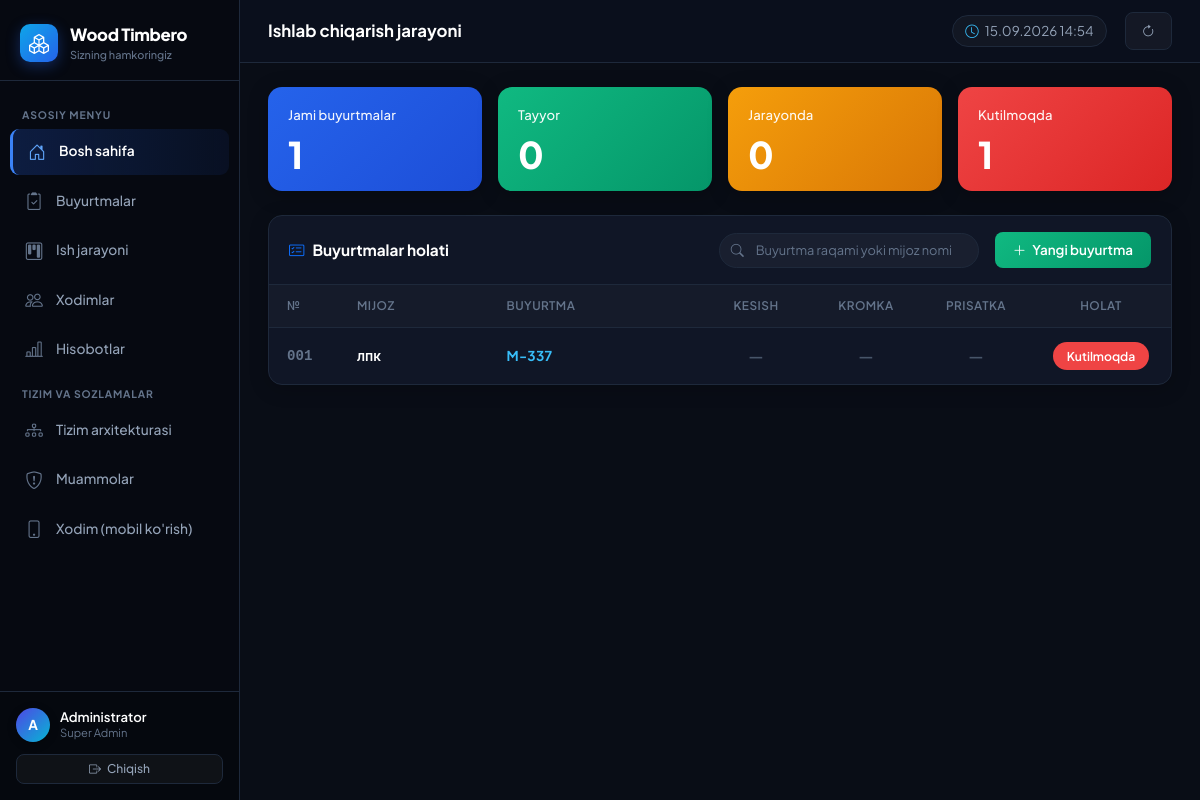
The app's page / (signed in) with its own data.
### production/models.py (models this page shows, shortened)
class Employee(models.Model):
    ROLE_CHOICES = [
        ('ADMIN', 'Super Admin'),
        ('MANAGER', 'Rahbar'),
        ('DISPATCHER', 'Dispetcher / Operator'),
        ('WORKER', 'Ishchi'),
        ('INSPECTOR', 'Nazoratchi'),
    ]
    user = models.OneToOneField(User, on_delete=models.CASCADE, related_name='employee')
    full_name = models.CharField(max_length=255, verbose_name="F.I.Sh.")
    phone = models.CharField(max_length=50, verbose_name="Telefon")
    role = models.CharField(max_length=20, choices=ROLE_CHOICES, verbose_name="Lavozim")
    stage = models.ForeignKey(Stage, on_delete=models.SET_NULL, null=True, blank=True, verbose_name="Biriktirilgan bosqich")
    is_active = models.BooleanField(default=True, verbose_name="Aktiv")

class Order(models.Model):
    PRIORITY_CHOICES = [
        ('NORMAL', '🟢 Oddiy'),
        ('MEDIUM', '🟡 O‘rtacha'),
        ('HIGH', '🔴 Yuqori'),
        ('URGENT', '⚫ Shoshilinch'),
    ]
    order_number = models.CharField(max_length=50, unique=True, verbose_name="Buyurtma №")
    client_name = models.CharField(max_length=255, verbose_name="Mijoz F.I.Sh.")
    client_phone = models.CharField(max_length=50, verbose_name="Telefon raqami")
    product_type = models.CharField(max_length=100, verbose_name="Mahsulot turi")
    product_name = models.CharField(max_length=255, verbose_name="Mahsulot nomi")
    dimensions = models.CharField(max_length=100, blank=True, null=True, verbose_name="O‘lchamlari")
    material = models.CharField(max_length=100, blank=True, null=True, verbose_name="Material")
    color = models.CharField(max_length=100, blank=True, null=True, verbose_name="Material rangi")
    hardware = models.CharField(max_length=255, blank=True, null=True, verbose_name="Furnitura")
    quantity = models.PositiveIntegerField(default=1, verbose_name="Soni")
    manager = models.ForeignKey(Employee, on_delete=models.SET_NULL, null=True, related_name='managed_orders', verbose_name="Mas'ul menejer")
    notes = models.TextField(blank=True, null=True, verbose_name="Izoh")
    deadline = models.DateTimeField(verbose_name="Muddat")
    priority = models.CharField(max_length=20, choices=PRIORITY_CHOICES, default='NORMAL', verbose_name="Ustuvorlik")
    created_at = models.DateTimeField(auto_now_add=True, verbose_name="Yaratilgan sana")
    current_stage = models.ForeignKey(Stage, on_delete=models.SET_NULL, null=True, blank=True, related_name='current_orders', verbose_name="Joriy bosqich")
    is_completed = models.BooleanField(default=False, verbose_name="Tayyor")

### production/views.py (the view, shortened to what this page needs)
# urls.py: path('', views.dashboard, name='dashboard'),
@login_required
def dashboard(request):
    employee = get_employee(request.user)
    if employee and employee.role == 'WORKER':
        return redirect('worker_panel')
    now = timezone.now()
    all_orders = Order.objects.select_related('current_stage', 'manager').prefetch_related('stage_history', 'stage_history__stage').all()
    completed = all_orders.filter(is_completed=True)
    active = all_orders.filter(is_completed=False)
    delayed = active.filter(deadline__lt=now)
    in_prog_orders = active.filter(stage_history__status='IN_PROGRESS').distinct()
    in_prog_count = in_prog_orders.count()
    if in_prog_count == 0 and active.count() > 0:
        in_prog_count = max(0, active.count() - 4)
    waiting_count = active.count() - in_prog_count
    if waiting_count < 0:
        waiting_count = 0
    stats = {
        'total': all_orders.count(),
        'completed': completed.count(),
        'in_progress': in_prog_count,
        'waiting': waiting_count,
        'delayed': delayed.count(),
    }
    q = request.GET.get('q', '').strip()
    orders_qs = all_orders
    orders_qs = orders_qs.order_by('id')
    table_rows = []
    for idx, ord_item in enumerate(orders_qs, 1):
        histories = list(ord_item.stage_history.all())
        def stage_is_done(s_name):
            if ord_item.is_completed:
                return True
            for h in histories:
                if s_name.lower() in h.stage.name.lower() and h.status == 'COMPLETED':
                    return True
            return False
        def stage_is_active(s_name):
            if ord_item.is_completed:
                return False
            for h in histories:
                if s_name.lower() in h.stage.name.lower() and h.status == 'IN_PROGRESS':
                    return True
            if ord_item.current_stage and s_name.lower() in ord_item.current_stage.name.lower():
                return True
            return False
        kesish_done = stage_is_done("Kesish") or stage_is_done("Raspil")
        kromka_done = stage_is_done("Kromka")
        prisatka_done = stage_is_done("Prisatka")
        kesish_active = stage_is_active("Kesish") or stage_is_active("Raspil")
        kromka_active = stage_is_active("Kromka")
        prisatka_active = stage_is_active("Prisatka")
        if ord_item.is_completed:
            badge_text = "Tayyor"
            badge_class = "badge-pill-green"
        elif kromka_active:
            badge_text = "Kromka"
            badge_class = "badge-pill-blue"
        elif prisatka_active:
            badge_text = "Prisatka"
            badge_class = "badge-pill-purple"
        else:
            badge_text = "Kutilmoqda"
            badge_class = "badge-pill-coral"
        table_rows.append({
            'order': ord_item,
            'num_str': f"{idx:03d}",
            'code_str': f"M-{ord_item.order_number}",
            'kesish_done': kesish_done,
            'kesish_active': kesish_active and not kesish_done,
            'kromka_done': kromka_done,
            'kromka_active': kromka_active and not kromka_done,
            'prisatka_done': prisatka_done,
            'prisatka_active': prisatka_active and not prisatka_done,
            'badge_text': badge_text,
            'badge_class': badge_class,
        })
    return render(request, 'production/dashboard.html', {
        **base_context(request),
        'stats': stats,
        'table_rows': table_rows,
        'search_query': q,
        'now': now,
    })

### production/templates/production/dashboard.html (shortened to what this page needs)
{% extends "production/base.html" %}
{% block page_title %}Ishlab chiqarish jarayoni{% endblock %}
{% block content %}
<div class="kpi-grid">
    <div class="kpi-card kpi-blue">
        <div class="kpi-card-label">Jami buyurtmalar</div>
        <div class="kpi-card-value">{{ stats.total }}</div>
    </div>
    <div class="kpi-card kpi-green">
        <div class="kpi-card-label">Tayyor</div>
        <div class="kpi-card-value">{{ stats.completed }}</div>
    </div>
    <div class="kpi-card kpi-amber">
        <div class="kpi-card-label">Jarayonda</div>
        <div class="kpi-card-value">{{ stats.in_progress }}</div>
    </div>
    <div class="kpi-card kpi-coral">
        <div class="kpi-card-label">Kutilmoqda</div>
        <div class="kpi-card-value">{{ stats.waiting }}</div>
    </div>
</div>
<div class="wood-panel">
    <div class="wood-panel-header">
        <h2 class="wood-panel-title">
            <i class="bi bi-card-checklist text-primary"></i>
            Buyurtmalar holati
        </h2>
        <div class="d-flex align-items-center gap-3">
            <form method="get" action="{% url 'dashboard' %}" class="search-box-wrap" id="searchForm">
                <i class="bi bi-search search-box-icon"></i>
                <input type="text"
                       name="q"
                       class="search-box-input"
                       placeholder="Buyurtma raqami yoki mijoz nomi"
                       value="{{ search_query }}"
                       id="clientSearchInput">
            </form>
            <a href="{% url 'order_create' %}" class="btn-wood-success btn-sm">
                <i class="bi bi-plus-lg"></i>
                <span>Yangi buyurtma</span>
            </a>
        </div>
    </div>
    <div class="table-responsive">
        <table class="table-wood" id="ordersTable">
            <thead>
                <tr>
                    <th style="width: 70px;">№</th>
                    <th>Mijoz</th>
                    <th>Buyurtma</th>
                    <th class="text-center" style="width: 110px;">Kesish</th>
                    <th class="text-center" style="width: 110px;">Kromka</th>
                    <th class="text-center" style="width: 110px;">Prisatka</th>
                    <th class="text-center" style="width: 140px;">Holat</th>
                </tr>
            </thead>
            <tbody>
                {% for row in table_rows %}
                <tr onclick="window.location.href='{% url 'order_detail' row.order.id %}'" title="Buyurtma tafsilotini ko'rish uchun bosing">
                    <td style="color: var(--text-muted); font-weight: 600; font-family: monospace; font-size: 0.88rem;">
                        {{ row.num_str }}
                    </td>
                    <td style="font-weight: 600; color: #ffffff;">
                        {{ row.order.client_name }}
                    </td>
                    <td>
                        <span style="font-weight: 700; color: #38bdf8; letter-spacing: 0.02em;">{{ row.code_str }}</span>
                    </td>
                    <td class="text-center">
                        {% if row.kesish_done %}
                            <span class="check-done"><i class="bi bi-check-lg"></i></span>
                        {% elif row.kesish_active %}
                            <span class="check-active">Jarayonda</span>
                        {% else %}
                            <span class="check-dash">—</span>
                        {% endif %}
                    </td>
                    <td class="text-center">
                        {% if row.kromka_done %}
                            <span class="check-done"><i class="bi bi-check-lg"></i></span>
                        {% elif row.kromka_active %}
                            <span class="check-active">Jarayonda</span>
                        {% else %}
                            <span class="check-dash">—</span>
                        {% endif %}
                    </td>
                    <td class="text-center">
                        {% if row.prisatka_done %}
                            <span class="check-done"><i class="bi bi-check-lg"></i></span>
                        {% elif row.prisatka_active %}
                            <span class="check-active">Jarayonda</span>
                        {% else %}
                            <span class="check-dash">—</span>
                        {% endif %}
                    </td>
                    <td class="text-center">
                        <span class="{{ row.badge_class }}">
                            {{ row.badge_text }}
                        </span>
                    </td>
                </tr>
                {% endfor %}
            </tbody>
        </table>
    </div>
</div>
{% endblock %}

### production/templates/production/base.html (shortened to what this page needs)
<!DOCTYPE html>
<html lang="uz">
<head>
    <link href="https://cdn.jsdelivr.net/npm/bootstrap@5.3.0/dist/css/bootstrap.min.css" rel="stylesheet">
    <link href="https://cdn.jsdelivr.net/npm/bootstrap-icons@1.11.3/font/bootstrap-icons.css" rel="stylesheet">
</head>
<body>
{% if user.is_authenticated %}
<div class="d-flex">
    <aside class="wood-sidebar" id="appSidebar">
        <a href="{% url 'dashboard' %}" class="brand-header">
            <div class="brand-logo-icon">
                <i class="bi bi-boxes"></i>
            </div>
            <div class="brand-titles">
                <div class="brand-name">Wood Timbero</div>
                <span class="brand-subtitle">Sizning hamkoringiz</span>
            </div>
        </a>
        <div class="sidebar-menu">
            {% with request.resolver_match.url_name as url_name %}
            {% if employee.role == 'WORKER' %}
                <div class="menu-title">Ishchi Menyu</div>
                <a class="nav-item-link {% if url_name == 'worker_panel' %}active{% endif %}" href="{% url 'worker_panel' %}">
                    <i class="bi bi-hammer"></i>
                    <span>Mening vazifalarim</span>
                </a>
                <a class="nav-item-link {% if url_name == 'worker_completed' %}active{% endif %}" href="{% url 'worker_completed' %}">
                    <i class="bi bi-check2-all"></i>
                    <span>Bajarilganlar</span>
                </a>
            {% else %}
                <div class="menu-title">Asosiy menyu</div>
                <a class="nav-item-link {% if url_name == 'dashboard' %}active{% endif %}" href="{% url 'dashboard' %}">
                    <i class="bi bi-house-door"></i>
                    <span>Bosh sahifa</span>
                </a>
                <a class="nav-item-link {% if url_name == 'orders_list' or url_name == 'order_detail' or url_name == 'order_create' %}active{% endif %}" href="{% url 'orders_list' %}">
                    <i class="bi bi-clipboard2-check"></i>
                    <span>Buyurtmalar</span>
                </a>
                <a class="nav-item-link {% if url_name == 'kanban' %}active{% endif %}" href="{% url 'kanban' %}">
                    <i class="bi bi-kanban"></i>
                    <span>Ish jarayoni</span>
                </a>
                <a class="nav-item-link {% if url_name == 'workers_list' %}active{% endif %}" href="{% url 'workers_list' %}">
                    <i class="bi bi-people"></i>
                    <span>Xodimlar</span>
                </a>
                <a class="nav-item-link {% if url_name == 'reports' %}active{% endif %}" href="{% url 'reports' %}">
                    <i class="bi bi-bar-chart-line"></i>
                    <span>Hisobotlar</span>
                </a>
                <div class="menu-title">Tizim va sozlamalar</div>
                <a class="nav-item-link {% if url_name == 'architecture' %}active{% endif %}" href="{% url 'architecture' %}">
                    <i class="bi bi-diagram-3"></i>
                    <span>Tizim arxitekturasi</span>
                </a>
                <a class="nav-item-link {% if url_name == 'problems' %}active{% endif %}" href="{% url 'problems' %}">
                    <i class="bi bi-shield-exclamation"></i>
                    <span>Muammolar</span>
                </a>
                <a class="nav-item-link" href="{% url 'worker_panel' %}" target="_blank">
                    <i class="bi bi-phone"></i>
                    <span>Xodim (mobil ko'rish)</span>
                </a>
            {% endif %}
            {% endwith %}
        </div>
        <div class="sidebar-user-bottom">
            <div class="user-profile-widget">
                <div class="user-avatar-circle">
                    {{ user.username|first|upper }}
                </div>
                <div style="flex:1; overflow:hidden;">
                    <div class="user-meta-name">{{ employee.full_name|default:user.username }}</div>
                    <div class="user-meta-role">{% if employee %}{{ employee.get_role_display }}{% else %}Operator Admin{% endif %}</div>
                </div>
            </div>
            <form method="post" action="{% url 'logout' %}">
                <button type="submit" class="btn-wood-outline w-100 justify-content-center" style="padding:5px; font-size:0.75rem;">
                    <i class="bi bi-box-arrow-right"></i> Chiqish
                </button>
            </form>
        </div>
    </aside>
    <div class="app-main flex-grow-1">
        <header class="app-topbar">
            <div class="topbar-left">
                <h1 class="topbar-page-heading">
                    {% block page_title %}Ishlab chiqarish jarayoni{% endblock %}
                </h1>
            </div>
            <div class="topbar-right">
                <div class="topbar-clock" id="liveClock">
                    <i class="bi bi-clock"></i>
                    <span id="clockDisplay">{{ current_time_str }}</span>
                </div>
                <a href="{% url 'dashboard' %}" class="btn-wood-outline btn-sm" title="Yangilash">
                    <i class="bi bi-arrow-clockwise"></i>
                </a>
            </div>
        </header>
        <main class="app-container">
            {% block content %}{% endblock %}
        </main>
    </div>
</div>
{% else %}
    {% block auth_content %}{% endblock %}
{% endif %}
</body>
</html>

### records on screen
Employee: full_name "Administrator", role "Super Admin"
Order: num_str "001", order.client_name "лпк", code_str "M-337", badge_text "Kutilmoqda"

### other values on screen
{{ user.username|first|upper }} "A"
{{ current_time_str }} "15.09.2026 14:54"
{{ stats.total }} "1"
{{ stats.completed }} "0"
{{ stats.in_progress }} "0"
{{ stats.waiting }} "1"
